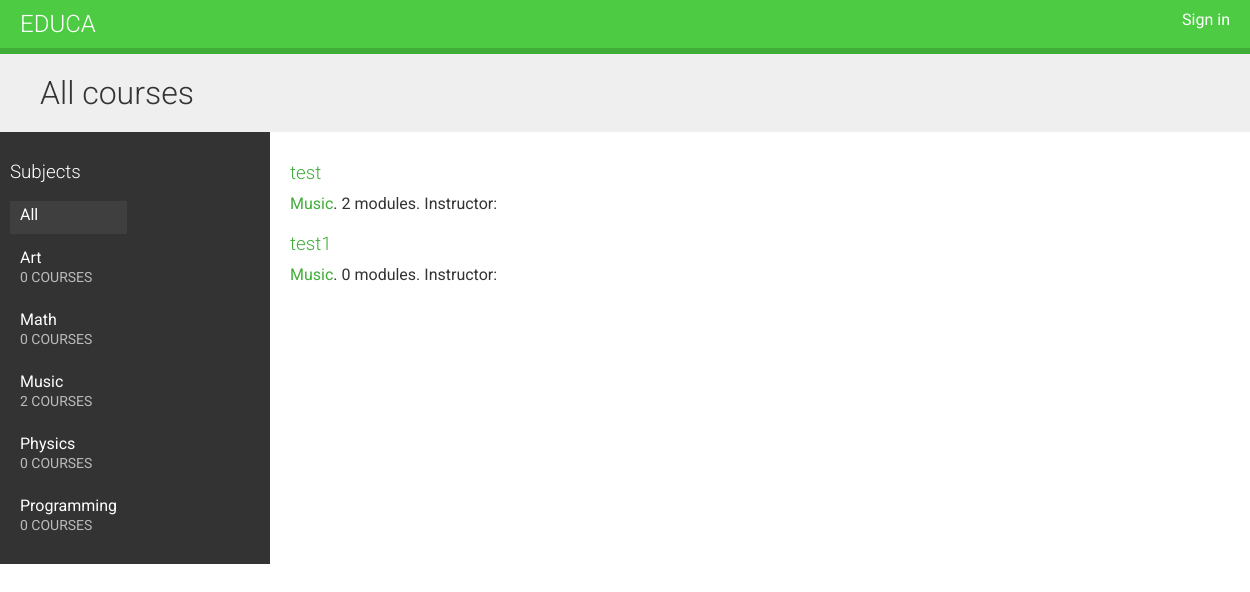
Before: / with the older database file.
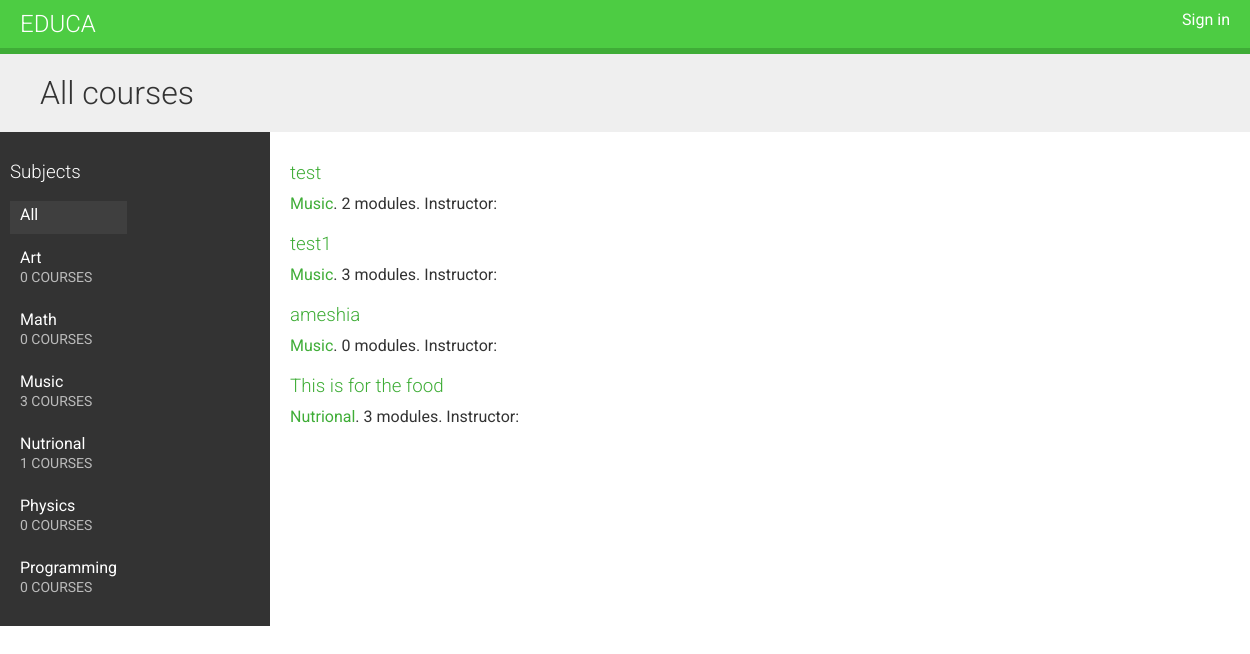
After: the same page with the newer database file.
### courses/models.py (models this page shows, shortened)
class Subject(models.Model):
    title = models.CharField(max_length=200)
    slug = models.SlugField(max_length=200, unique=True)
    class Meta:
        ordering = ['title']
    def __str__(self):
        return self.title

class Course(models.Model):
    owner = models.ForeignKey(User,
                              related_name='courses_created',
                              on_delete=models.CASCADE)
    subject = models.ForeignKey(Subject,
                                related_name='courses',
                                on_delete=models.CASCADE)
    title = models.CharField(max_length=200)
    slug = models.SlugField(max_length=200, unique=True)
    overview = models.TextField()
    created = models.DateTimeField(auto_now_add=True)
    students = models.ManyToManyField(User,
                                      related_name='courses_joined',
                                      blank=True)
    class Meta:
        ordering = ['-created']

### courses/views.py (the view)
# urls.py: path('', CourseListView.as_view(), name='course_list'),
class CourseListView(TemplateResponseMixin, View):
    model = Course
    template_name = 'courses/course/list.html'
    def get(self, request, subject=None):
        subjects = Subject.objects.annotate(
                        total_courses=Count('courses'))
        courses = Course.objects.annotate(
                        total_modules=Count('modules'))
        if subject:
            subject = get_object_or_404(Subject, slug=subject)
            courses = courses.filter(subject=subject)
        return self.render_to_response({'subjects': subjects,
                                        'subject': subject,
                                        'courses': courses})

### courses/templates/courses/course/list.html (shortened to what this page needs)
{% extends "base.html" %}
{% block content %}
<h1>
    {% if subject %}
        {{ subject.title }} courses
    {% else %}
        All courses
    {% endif %}
</h1>
<div class="contents">
    <h3>Subjects</h3>
    <ul id="modules">
        <li {% if not subject %}class="selected"{% endif %}>
            <a href="{% url "course_list" %}">All</a>
        </li>
        {% for s in subjects %}
            <li {% if subject == s %}class="selected"{% endif %}>
                <a href="{% url "course_list_subject" s.slug %}">
                    {{ s.title }}
                    <br><span>{{ s.total_courses }} courses</span>
                </a>
            </li>
        {% endfor %}
    </ul>
</div>
<div class="module">
    {% for course in courses %}
        {% with subject=course.subject %}
            <h3><a href="{% url "course_detail" course.slug %}">{{ course.title }}</a></h3>
            <p>
                <a href="{% url "course_list_subject" subject.slug %}">{{ subject }}</a>.
                {{ course.total_modules }} modules.
                Instructor: {{ course.owner.get_full_name }}
            </p>
        {% endwith %}
    {% endfor %}
</div>
{% endblock %}

### courses/templates/base.html (shortened to what this page needs)
{% load staticfiles %}
<!DOCTYPE html>
<html>
<head>
  <link href="{% static "css/base.css" %}" rel="stylesheet">
</head>
<body>
  <div id="header">
    <a href="/" class="logo">Educa</a>
    <ul class="menu">
      {% if request.user.is_authenticated %}
        <li><a href="{% url "logout" %}">Sign out</a></li>
      {% else %}
        <li><a href="{% url "login" %}">Sign in</a></li>
      {% endif %}
    </ul>
  </div>
  <div id="content">
    {% block content %}
    {% endblock %}
  </div>
</body>
</html>

### courses/static/css/base.css (style rules this page uses)
body { margin:0; font-family:'Roboto', sans-serif; font-weight:400; color:#333; }
a { color:#3fad37; text-decoration:none; }
ul { float:left; }
h1, h2, h3, h4, h5, h6 { font-family:'Roboto', sans-serif; font-weight:300; }
h1 { background:#efefef; width:100%; overflow:auto; padding:20px 0 20px 40px; margin:0; }
.module { padding:10px 20px; float:left; width:600px; }
.module h3 { margin:20px 0 0; padding:0; width:100%; }
.module p { margin:10px 0 20px; width:100%; float:left; }
#header { background:#4dcc43; overflow:auto; padding:10px 20px; border-bottom:6px solid #3fad37; }
#header .logo { text-decoration:none; font-family:'Roboto', sans-serif; font-weight:300; text-transform:uppercase; font-size:24px; color:#fff; float:left; }
#header a { color:#fff; }
#header .menu { list-style:none; float:right; margin:0; padding:0; }
.contents { width:20%; padding:10px; float:left; background:#333; color: #fff; font-family:'Roboto', sans-serif; }
.contents ul { list-style:none; margin:0; padding:0; }
.contents ul li { margin:0 0 10px 0; padding:4px 10px 10px; overflow:auto; }
.contents ul li.selected { background:#3f3f3f; }
.contents ul span { text-transform:uppercase; color:#bbb; font-size:14px; }
.contents ul a { display:block; color:#fff; text-decoration:none; }

Changed rows visible on the page:
computed for Subject "Music": total_courses "2" → "3"
added Subject: title "Nutrional", total_courses "1"
computed for Course "test1": total_modules "0" → "3"
added Course: title "ameshia", subject "Music", total_modules "0"
added Course: title "This is for the food", subject "Nutrional", total_modules "3"
